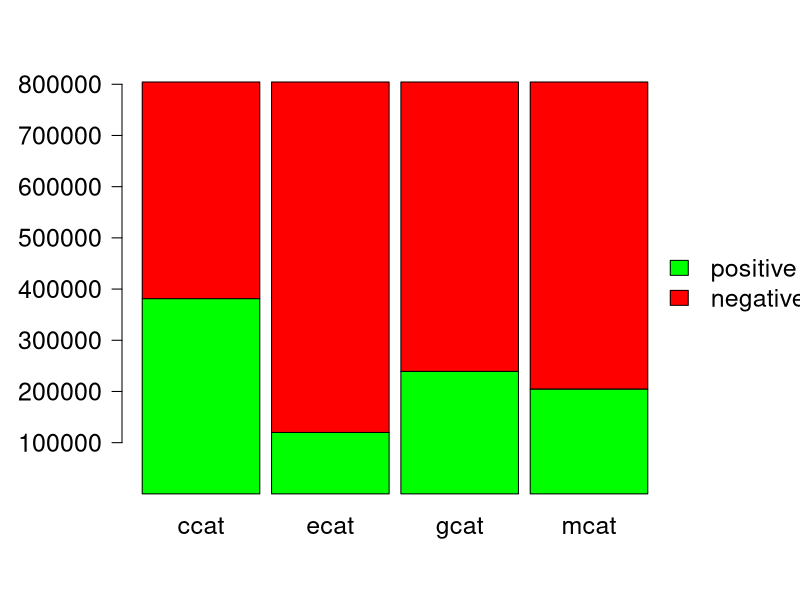

Write R code to recreate this figure.

#  - 47,236     highest term id
#  - 23,149     training vectors
#  - 781,265    test vectors
#  - 804,414    total (training + test)
#  - 810,935    highest document-id
#  - 381,327    points labeled with CCAT (RCV1-v2)
#  - 119,920    points labeled with ECAT (RCV1-v2)
#  - 239,267    points labeled with GCAT (RCV1-v2)
#  - 204,820    points labeled with MCAT (RCV1-v2)

X11.options(type="nbcairo")

# Define colors to be used for lines
plot_colors <- c("green","red")

to_file <- 1

if (to_file==1) {
  png(filename="rcv1.png", height=600, width=800, 
   bg="white")
  # postscript("fig1.eps")
} else {
  dev.new(width=8, height=6)
}

data <- read.table("rcv1.dat", header=T, sep=" ")

# Expand right side of clipping rect to make room for the legend
par(xpd=T, mar=par()$mar+c(0,2,0,4.5))

# Graph autos (transposing the matrix) using heat colors,  
# put 10% of the space between each bar, and make labels  
# smaller with horizontal y-axis labels
barplot(
  t(data),
  #main="RCV1 Class Distribution",
  ylab=" ", 
  col=plot_colors, space=0.1, cex.axis=1.5, las=1,
  names.arg=c("ccat", "ecat", "gcat", "mcat"), cex=1.5,
  axes=FALSE)

#maxValue = data$positive[1] + data$negative[1]
#print(maxValue)
y <- 10^5 * (1:8)
# format(y, scientific = FALSE)
# formatC(y, digits = 0, format = "f")
options(scipen = 50)
axis(2, las=1, at=y, cex.axis=1.5)

# Place the legend at (6,30) using heat colors
legend(4.4, 500000, names(data), cex=1.5, bty="n", fill=plot_colors);
  
# Restore default clipping rect
par(mar=c(5, 4, 4, 2) + 0.1)

# Turn off device driver (to flush output to png)
if (to_file==1) {
  dev.off()
}